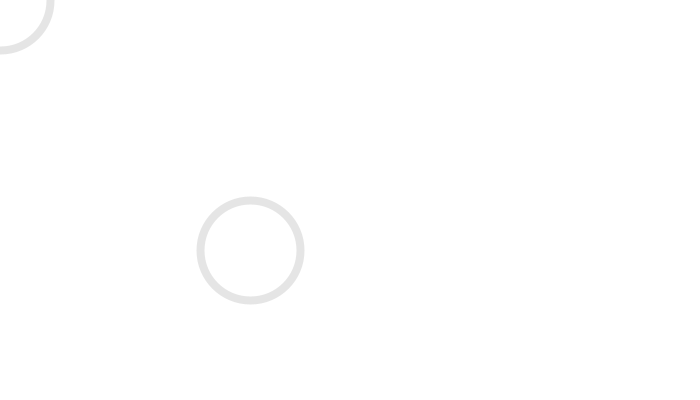
Frame 1 (no input)
Frame 60 (the mouse pressed at the canvas centre just before this capture): identical to frame 1, image omitted
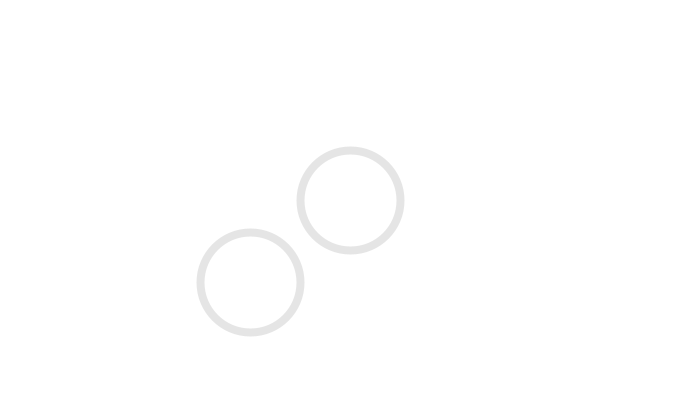
Frame 120 (the mouse held since frame 60 and released just before this capture)

The Processing sketch that drew these frames (run headless with seeded random() and noise(); from frame 60 on, the mouse is pressed at the canvas centre):

// Processing sketch: processing_36832
// ── processing_36832.pde

float mousex;
float mousey;
int color1=30;
int color2=30;
int color3=30;
int trans=30;
float movex=250;
float movey=250;
int speed = 4;



void setup() {  
  size(700,400);  
  background(255);
  stroke(30,30,30,30);
  strokeWeight(8);
  smooth();
}

void draw() {
  float mousex = mouseX;
  float mousey = mouseY;
  background(255);
  
  ellipse(mousex, mousey, 100, 100);
  
    
    if(movex < 0){
     fill(random(0,200), random(0,200),random(0,200),random(0,200));
    }
    if(movex > width){
     fill(random(0,200), random(0,200),random(0,200),random(0,200));
    }
    if(movey < 0){
     fill(random(0,200), random(0,200),random(0,200),random(0,200));
    }
    if(movey > height-10){
     fill(random(0,200), random(0,200),random(0,200),random(0,200));
    }
    
    
    if(movex < 0){
      movex = 100;
    }
    if(movex > width){
      movex = width - 100;
    }
    if(movey < 0){
      movey = 100;
    }
    if(movey > height - 10){
      movey = height - 100;
    }
    
    
    if (mouseX < movex   && mouseX  > movex - 80){
    movex = movex + speed;
   
    }
    if (mouseX  > movex && mouseX < movex + 80){
    movex = movex - speed;
    }
    if (mouseY < movey   && mouseY  > movey - 80){
    movey = movey + speed;
   
    }
    if (mouseY  > movey && mouseY < movey + 80){
    movey = movey - speed;
    }
    
    
    ellipse(movex, movey, 100, 100);
 if (movey>height){
     movey=0;
      if (movex>width){
     movex=0;
      }
 }
  }


void mousePressed() {
 


 
    background(255);
 
  }
